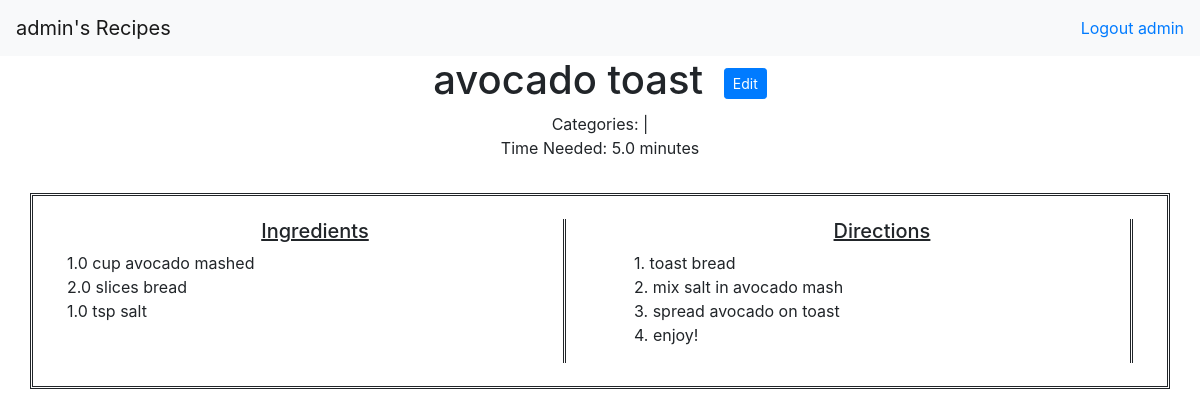
The page /recipes/26/ (signed in) on the database its author committed.
### recipes/models.py (models this page shows, shortened)
class Recipe(models.Model):
    user = models.ForeignKey(User, on_delete=models.CASCADE)
    name = models.CharField(max_length=100, unique=True)
    categories = models.ManyToManyField('Category', related_name='category_set', blank=True)
    time_needed = models.FloatField(blank=True, null=True)
    cover_img = models.ImageField(blank=True, null=True, upload_to="covers/")
    recipe_ref = models.CharField(max_length=255, blank=True, default='')
    notes = models.TextField(max_length=1000, default='', blank=True)
    def get_cover(self):
        if not self.cover_img:
            return None
        else:
            return self.cover_img.url

class Ingredient(models.Model):
    user = models.ForeignKey(User, on_delete=models.CASCADE, blank=True, null=True)
    recipe = models.ForeignKey(Recipe, on_delete=models.CASCADE)
    name = models.CharField(max_length=50)
    amount = models.FloatField(validators=[MinValueValidator(0.0)])
    unit = models.CharField(max_length=20, null=True, blank=True)
    prep = models.CharField(max_length=25, default="", blank=True)
    class Meta:
        ordering = ['name']
    def __str__(self):
        if self.unit is None:
            return f'{str(self.amount)} {self.name}'
        return f'{str(self.amount)} {self.unit} {self.name} {self.prep}'

### recipes/views.py (the view)
# urls.py: path('<int:recipe_id>/', views.detail, name='detail'),
@login_required(login_url='accounts:login')
def detail(request, recipe_id):
    recipe = Recipe.objects.get(id=recipe_id)
    context = {'recipe': recipe}
    return render(request, 'detail.html', context)

### recipes/templates/detail.html (shortened to what this page needs)
{% extends 'base.html' %}
{% block content %}
<div class="recipeheader">
    <center>
        <h1>
            {{ recipe.name }}
            <button type="button" class="btn btn-primary btn-sm" style="margin-left:10px">
                <a href = "{% url 'recipes:edit-recipe' recipe.id %}" style="color:#FDFEFE;"> Edit </a>
            </button>
        </h1>
        Categories: |
        <br>
        Time Needed: {{ recipe.time_needed }} minutes <br>
    </center>
</div>
<div class="row recipe-row">
  <div class="column">
      <center><h5><u>Ingredients</u></h5></center>
      {% for ingredient in recipe.ingredient_set.all %}
        {{ ingredient }}<br>
      {% endfor %}
  </div>
  <div class="column">
      <center><h5><u>Directions</u></h5></center>
      {{ recipe.notes|linebreaks }}
  </div>
</div>
{% endblock %}

### templates/base.html (shortened to what this page needs)
<!doctype html>
<html lang="en">
<head>
    <link rel="stylesheet" href="https://stackpath.bootstrapcdn.com/bootstrap/4.5.0/css/bootstrap.min.css"
>
</head>
<body>
<nav class="navbar navbar-light bg-light">
    {% if request.user.is_authenticated %}
        <a class="navbar-brand" href="{% url 'recipes:index' %}">{{request.user.username}}'s Recipes</a>
        <a href="{% url 'accounts:logout' %}">Logout {{request.user}}</a>
    {% else %}
        <a class="navbar-brand" href="{% url 'recipes:index' %}">My Recipes</a>
    {% endif %}
</nav>
<div class="container">
    {% block content %}{% endblock %}
</div>
</body>
</html>

### templates/base.html (style rules this page uses)
.column { float: left; width: 44%; margin: 2% 3% 2% 3%; word-wrap: break-word; border-right: double; }
.recipe-row { margin-top: 3%; border-style: double; }

### rows shown on the page
Recipe: name "avocado toast", time_needed "5.0", notes "1. toast bread 2. mix salt in avocado mash 3. spread avocado on toast 4. enjoy!"
Ingredient: unit+amount+name "1.0 cup avocado mashed"
Ingredient: unit+amount+name "2.0 slices bread"
Ingredient: unit+amount+name "1.0 tsp salt"

### other values the page prints
{{ request.user.username }} "admin"
{{ request.user }} "admin"
